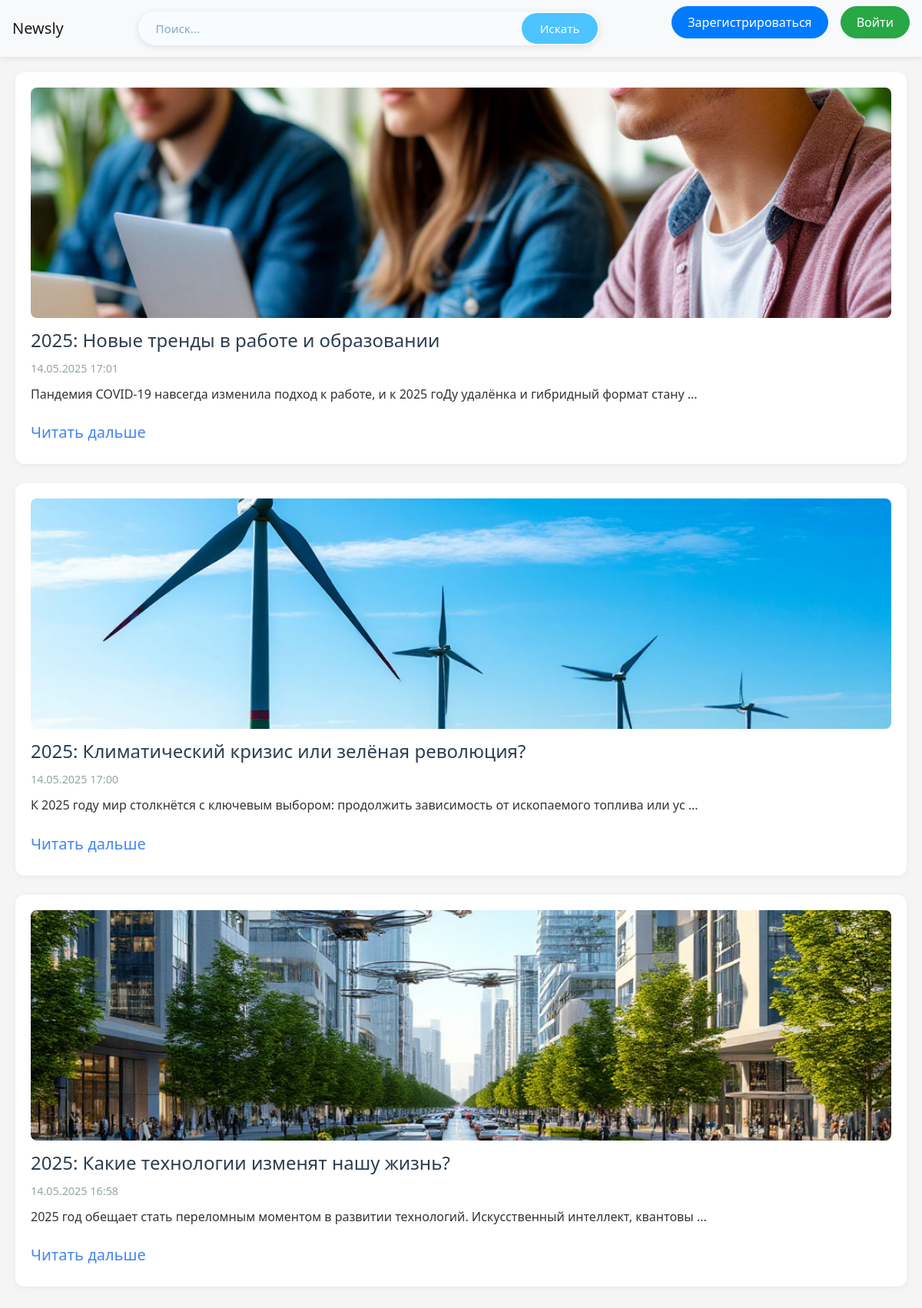
Screenshot of /news_log with the database file from the repository.
### data/news.py (models this page shows, shortened)
class News(SqlAlchemyBase):
    __tablename__ = 'news'
    id = sqlalchemy.Column(sqlalchemy.Integer,
                           primary_key=True, autoincrement=True)
    title = sqlalchemy.Column(sqlalchemy.String, nullable=True)
    content = sqlalchemy.Column(sqlalchemy.String, nullable=True)
    image_path = sqlalchemy.Column(sqlalchemy.String, nullable=True)
    created_date = sqlalchemy.Column(sqlalchemy.DateTime,
                                     default=datetime.datetime.now)
    is_private = sqlalchemy.Column(sqlalchemy.Boolean, default=True)
    likes = orm.relationship('Like', backref='news', cascade='all, delete')
    user_id = sqlalchemy.Column(sqlalchemy.Integer,
                                sqlalchemy.ForeignKey("users.id"))
    user = orm.relationship('User')
    news_tags = orm.relationship("Tags",
                                 secondary="association",
                                 backref="news",
                                 cascade="save-update, merge",
                                 passive_deletes=True)

### server.py (the view)
@app.route('/news_log', methods=['GET', 'POST'])
def news_log():
    db_sess = db_session.create_session()
    news = sorted(db_sess.query(News).all(), key=lambda x: x.created_date)[::-1]
    return render_template('lenta.html', news=news)

### data/db_session.py (called while the page is built)
def create_session() -> Session:
    global __factory
    return __factory()

### templates/lenta.html
{% extends "base.html" %}
{% block content %}
{% for article in news %}
    <article class="news-item">
        {% if article.image_path %}
        <img src="{{ article.image_path }}" alt="{{ article.title }}">
        {% endif %}
        <h2>{{ article.title }}</h2>
        <p class="date">{{ article.created_date.strftime('%d.%m.%Y %H:%M')}}</p>
        <p>{{ article.content[:100] }}
        {% if article.content|length > 100 %}
            ...
        {% endif %}
        </p>
        <a class="navbar-brand" href="/news/{{ article.id }}">Читать дальше</a>
    </article>
{% endfor %}
{% endblock %}

### static/css/style.css (style rules this page uses)
:root { --primary-color: #4285f4; --secondary-color: #34a853; --accent-color: #ea4335; --light-color: #f8f9fa; --dark-color: #343a40; --gray-color: #6c757d; --light-gray: #e9ecef; --border-radius: 8px; --box-shadow: 0 2px 10px rgba(0, 0, 0, 0.1); --transition: all 0.3s ease; }
* { margin: 0; padding: 0; box-sizing: border-box; }
body { font-family: 'Segoe UI', Tahoma, Geneva, Verdana, sans-serif; line-height: 1.6; color: #333; background-color: #f5f5f5; min-height: 100vh; display: flex; flex-direction: column; }
a { text-decoration: none; color: var(--primary-color); transition: var(--transition); }
h1, h2, h3 { margin-bottom: 20px; color: var(--dark-color); }
h2 { font-size: 1.5rem; }
.news-item { background-color: white; border-radius: var(--border-radius); padding: 20px; margin-bottom: 25px; box-shadow: var(--box-shadow); transition: var(--transition); }
.news-item img { max-width: 100%; height: auto; border-radius: var(--border-radius); margin-bottom: 15px; display: block; }
.date { color: var(--gray-color); font-size: 0.9rem; margin-bottom: 10px; }
img { height: 250px; width: 250px; }
.news-item { padding: 20px; background: white; border-radius: 12px; box-shadow: 0 2px 8px rgba(0,0,0,0.05); transition: transform 0.3s; }
.news-item img { width: 100%; height: 300px; object-fit: cover; border-radius: 8px; margin-bottom: 15px; }
.news-item h2 { font-size: 1.5rem; margin: 10px 0; color: #2c3e50; }
.news-item .date { color: #95a5a6; font-size: 0.9rem; }

### rows the page displays
News: shows a picture, title "2025: Новые тренды в работе и образовании", created_date "14.05.2025 17:01", content "Пандемия COVID-19 навсегда изменила подход к работе, и к 2025 гоДу удалёнка и гибридный формат стану"
News: shows a picture, title "2025: Климатический кризис или зелёная революция?", created_date "14.05.2025 17:00", content "К 2025 году мир столкнётся с ключевым выбором: продолжить зависимость от ископаемого топлива или ус"
News: shows a picture, title "2025: Какие технологии изменят нашу жизнь?", created_date "14.05.2025 16:58", content "2025 год обещает стать переломным моментом в развитии технологий. Искусственный интеллект, квантовы"
